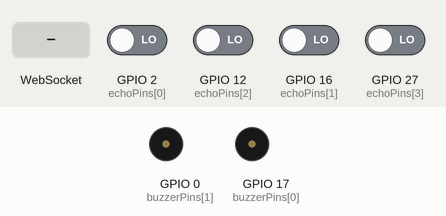
This sketch was run on a simulated ESP32. Parts: buzzer (waves = sounding, pin HIGH). Inputs (shaded band) come from the test bench; at power-on: GPIO 2 (echoPins[0]), GPIO 12 (echoPins[2]), GPIO 16 (echoPins[1]), GPIO 27 (echoPins[3]) LOW. WiFi joins after 1.5 s; servers stay silent unless stated; pins used as bus, display or sensor lines are not drawn; what the sketch prints to the serial monitor is not drawn.

Above: at 0.1 s.
2.8 s: WebSocket text "1" received
At 3.81 s:
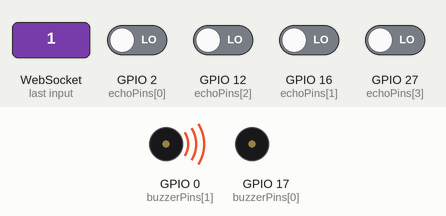
At 7.42 s:
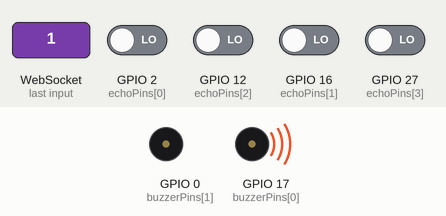
Timing chart, 0 to 15.0 s (numbered marks = the images above; inputs shaded):
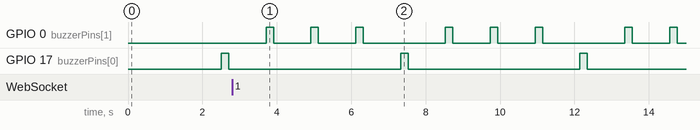

Measured:
- by itself, GPIO 0 (buzzerPins[1]): repeats every 4.8 s: 2 × (LOW 1.0 s, HIGH 0.20 s), LOW 2.2 s, HIGH 0.20 s
- by itself, GPIO 17 (buzzerPins[0]): alternates HIGH for 0.20 s and LOW for 4.6 s

The sketch:

4_ULTRASONIC_JSON_WIFI_WEBSOCKET.ino
```cpp
#include <WiFi.h>
#include <ArduinoJson.h>
#include <WebSocketsServer.h>

const char* ssid = "MIFI1";
const char* password = "RIFQIAHMADF";

WebSocketsServer webSocket = WebSocketsServer(81);

const int trigPins[] = {15, 4, 13, 14};
const int echoPins[] = {2, 16, 12, 27};
const int buzzerPins[] = {17, 0, 0, 0};

unsigned long lastTime = 0;
unsigned long interval = 500;

StaticJsonDocument<200> jsonDocument;

void webSocketEvent(uint8_t num, WStype_t type, uint8_t * payload, size_t length) {
  switch (type) {
    case WStype_DISCONNECTED:
      Serial.printf("[%u] Disconnected!\n", num);
      break;
    case WStype_CONNECTED: {
      IPAddress ip = webSocket.remoteIP(num);
      Serial.printf("[%u] Connected from %d.%d.%d.%d url: %s\n", num, ip[0], ip[1], ip[2], ip[3], payload);
    }
      break;
    case WStype_TEXT:
      Serial.printf("[%u] get Text: %s\n", num, payload);
      break;
    case WStype_BIN:
      Serial.printf("[%u] get binary length: %u\n", num, length);
      break;
  }
}

void setup() {
  Serial.begin(115200);

  for (int i = 0; i < 4; i++) {
    pinMode(trigPins[i], OUTPUT);
    pinMode(echoPins[i], INPUT);
    pinMode(buzzerPins[i], OUTPUT);
  }

  WiFi.begin(ssid, password);
  while (WiFi.status() != WL_CONNECTED) {
    delay(500);
    Serial.print(".");
  }
  Serial.println("\nWiFi connected");
  Serial.println("IP address: ");
  Serial.println(WiFi.localIP());

  webSocket.begin();
  webSocket.onEvent(webSocketEvent);
}

void loop() {
  webSocket.loop();

  unsigned long currentTime = millis();

  if (currentTime - lastTime >= interval) {
    lastTime = currentTime;

    jsonDocument.clear();
    JsonArray sensorReadings = jsonDocument.createNestedArray("sensorReadings");

    for (int i = 0; i < 4; i++) {
      measureDistance(trigPins[i], echoPins[i], buzzerPins[i], i + 1, sensorReadings);
    }

    String jsonString;
    serializeJson(jsonDocument, jsonString);
    webSocket.broadcastTXT(jsonString);
  }
}

void measureDistance(int trigPin, int echoPin, int buzzerPin, int sensorNumber, JsonArray& sensorReadings) {
  long duration, distance;

  digitalWrite(trigPin, LOW);
  delayMicroseconds(10);
  digitalWrite(trigPin, HIGH);
  delay(5);
  digitalWrite(trigPin, LOW);

  duration = pulseIn(echoPin, HIGH);
  distance = (duration * 0.0343) / 2;

  int beepDuration = map(distance, 0, 200, 200, 20); // Adjust the range as needed

  digitalWrite(buzzerPin, HIGH);
  delay(beepDuration);
  digitalWrite(buzzerPin, LOW);

  JsonObject sensorReading = sensorReadings.createNestedObject();
  sensorReading["sensorNumber"] = sensorNumber;
  sensorReading["distance"] = distance;
}
```
